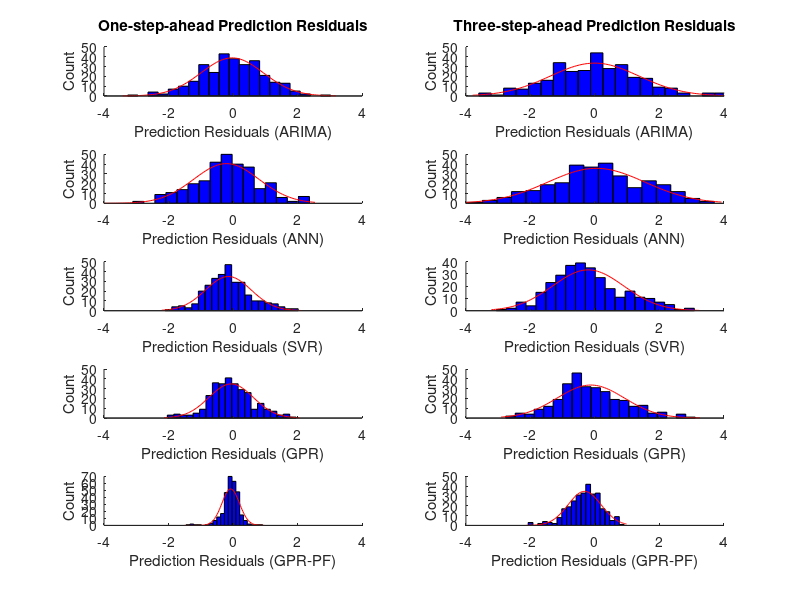

MATLAB code to generate this figure:
clear;
clc;
close all;
load('AllResults.mat');
Residuals1=Yhat1ARIMAPaxton-YtestPaxton;
Residuals2=Yhat1ANNPaxton-YtestPaxton;
Residuals3=Yhat1SVRPaxton-YtestPaxton;
Residuals4=Yhat1GPRPaxton-YtestPaxton;
Residuals5=Yhat1GPRPFPaxton-YtestPaxton;
Residuals6=Yhat3ARIMAPaxton-YtestPaxton;
Residuals7=Yhat3ANNPaxton-YtestPaxton;
Residuals8=Yhat3SVRPaxton-YtestPaxton;
Residuals9=Yhat3GPRPaxton-YtestPaxton;
Residuals10=Yhat3GPRPFPaxton-YtestPaxton;
subplot(5,2,1);

histfit(Residuals1,20);
ylabel('Count');
xlabel('Prediction Residuals (ARIMA)');
title('One-step-ahead Prediction Residuals');xlim([-4,4]);
box off;
subplot(5,2,3);
histfit(Residuals2,20);
ylabel('Count');
xlabel('Prediction Residuals (ANN)');
xlim([-4,4]);

box off;
subplot(5,2,5);

histfit(Residuals3,20);
ylabel('Count');
xlabel('Prediction Residuals (SVR)');
xlim([-4,4]);
box off;
subplot(5,2,7);
histfit(Residuals4,20);
ylabel('Count');
xlabel('Prediction Residuals (GPR)');
xlim([-4,4]);

box off;
subplot(5,2,9);

histfit(Residuals5,20);
ylabel('Count');
xlabel('Prediction Residuals (GPR-PF)');
xlim([-4,4]);
box off;
subplot(5,2,2);

histfit(Residuals6,20);
ylabel('Count');
xlabel('Prediction Residuals (ARIMA)');
title('Three-step-ahead Prediction Residuals');
xlim([-4,4]);
box off;
subplot(5,2,4);
histfit(Residuals7,20);
ylabel('Count');
xlabel('Prediction Residuals (ANN)');
xlim([-4,4]);
box off;
subplot(5,2,6);

histfit(Residuals8,20);
ylabel('Count');
xlabel('Prediction Residuals (SVR)');
xlim([-4,4]);
box off;
subplot(5,2,8);

histfit(Residuals9,20);
ylabel('Count');
xlabel('Prediction Residuals (GPR)');
xlim([-4,4]);
box off;
subplot(5,2,10);

histfit(Residuals10,20);
ylabel('Count');
xlabel('Prediction Residuals (GPR-PF)');
xlim([-4,4]);
box off;